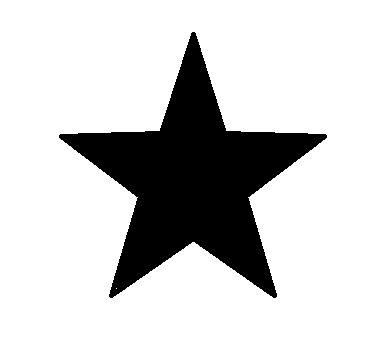
#> input picture dataset/star.png, 378 x 363 px
$ python edge_detection.py   (older library calls are emulated)
#> lines starting #> are read from the running program, lines starting #| are printed output that depends on the picture; after the words box and inside, x2 and y2 are one past the last pixel; in counts of white or black regions, pixels touching at a corner belong together
import cv2
import numpy as np

# 实例1
kernel = np.ones((5, 5), np.uint8)
img = cv2.imread('../../dataset/star.png', 1)
#> img is the input picture: shape (363, 378, 3); 81.2% white; 1 black region, box (x1, y1, x2, y2) and area: (59, 32, 327, 298) 25828
cv2.imshow('star', img)

sobel = cv2.Sobel(img, cv2.CV_64F, 1, 0, ksize=3)
sobel_x = cv2.convertScaleAbs(sobel)
#> sobel_x: shape (363, 378, 3); 1.6% white in thin lines or dots, all inside (x1, y1, x2, y2) = (58, 31, 328, 299)
cv2.imshow('sobel_x', sobel_x)

sobel = cv2.Sobel(img, cv2.CV_64F, 0, 1, ksize=3)
sobel_y = cv2.convertScaleAbs(sobel)
cv2.imshow('sobel_y', sobel_y)

# x与y方向的梯度相加
sobel_xy = cv2.addWeighted(sobel_x, 0.5, sobel_y, 0.5, 0)
cv2.imshow('sobel_xy', sobel_xy)

# 不建议直接令x,y=1
sobel_x1y1 = cv2.Sobel(img, cv2.CV_64F, 1, 1)
cv2.imshow('sobel_x1y1', sobel_x1y1)
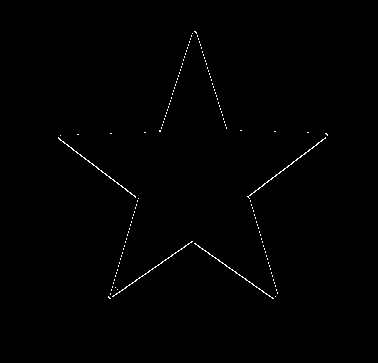
#> window 'sobel_x1y1': shape (363, 378, 3); 0.54% white in thin lines or dots, all inside (x1, y1, x2, y2) = (58, 31, 328, 299)
cv2.waitKey(0)
cv2.destroyAllWindows()

# 实例2
hua = cv2.imread('../../dataset/hua.jpg', 0)
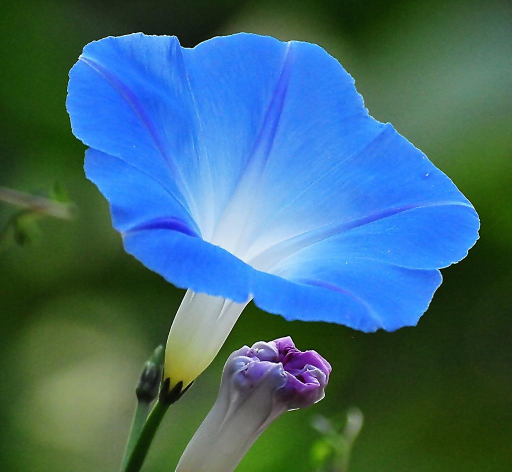
#> input picture dataset/hua.jpg, 1024 x 943 px (shown at 1/2 size)
#> hua: shape (943, 1024); min 0, max 255, mean 93.7
hua = cv2.resize(hua, (0, 0), None, 0.5, 0.5)
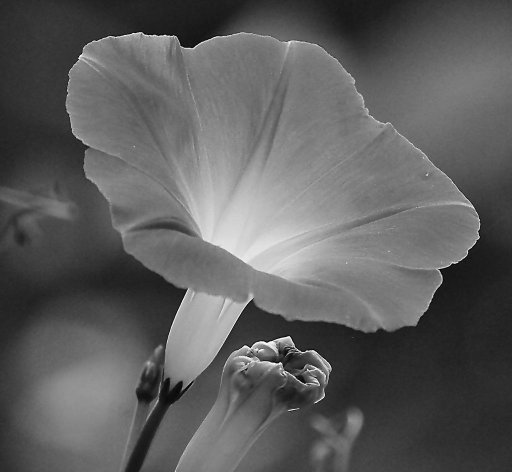
#> hua: shape (472, 512); min 5, max 252, mean 93.8
cv2.imshow('hua', hua)

hua_x = cv2.Sobel(hua, -1, 0, 1, ksize=3)
hua_y = cv2.Sobel(hua, -1, 1, 0, ksize=3)
hua_x = cv2.convertScaleAbs(hua_x)
hua_y = cv2.convertScaleAbs(hua_y)
hua_xy = cv2.addWeighted(hua_x, 0.5, hua_y, 0.5, 0)
cv2.imshow('hua_xy', hua_xy)

# 用CV_64F做会更明显
hua_x = cv2.Sobel(hua, cv2.CV_64F, 0, 1, ksize=3)
hua_y = cv2.Sobel(hua, cv2.CV_64F, 1, 0, ksize=3)
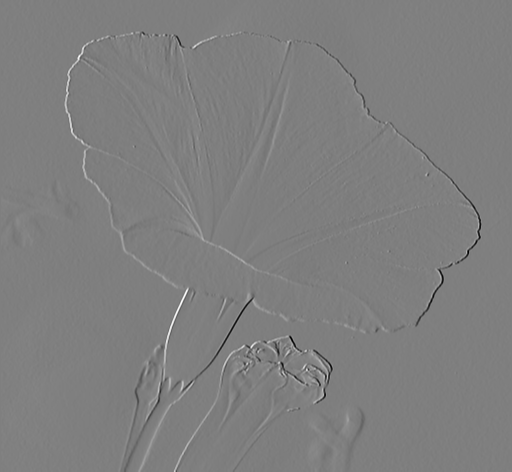
#> hua_y: shape (472, 512) float64; min -770, max 773, mean 0.2; drawn with min black and max white
hua_x = cv2.convertScaleAbs(hua_x)
hua_y = cv2.convertScaleAbs(hua_y)
hua_xy = cv2.addWeighted(hua_x, 0.5, hua_y, 0.5, 0)
cv2.imshow('hua_xy_64F', hua_xy)
cv2.waitKey(0)
cv2.destroyAllWindows()

# Sobel:Gx  [ -1  0   1                 Gy  [   -1  -2  -1
#             -2  0   2                         0   0   0
#             -1  0   1   ]                     1   2   1   ]

# scharr：更敏感
# Scharr:  [  -3  0   3                 Gy  [  -3  -10  -3
#            -10  0  10                         0   0    0
#             -3  0   3   ]                     3   10   3   ]

# laplacian     [   0   -1  0
#                   -1  4   -1
#                   0   -1  0   ]

hua_x = cv2.Scharr(hua, cv2.CV_64F, 0, 1)
hua_y = cv2.Scharr(hua, cv2.CV_64F, 1, 0)
hua_x = cv2.convertScaleAbs(hua_x)
hua_y = cv2.convertScaleAbs(hua_y)
hua_xy = cv2.addWeighted(hua_x, 0.5, hua_y, 0.5, 0)
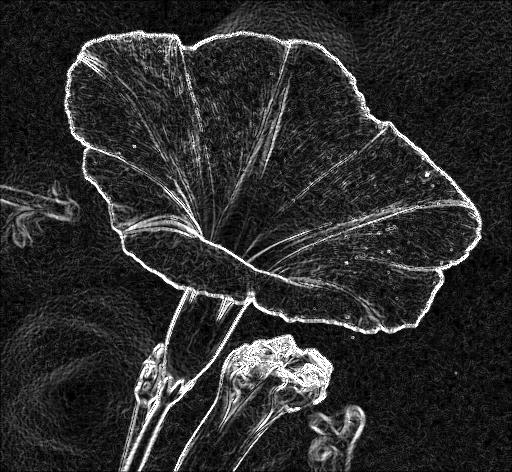
#> hua_xy: shape (472, 512); min 0, max 255, mean 44.8
cv2.imshow('hua_xy_Scharr', hua_xy)
cv2.waitKey(0)
cv2.destroyAllWindows()

hua_x = cv2.Laplacian(hua, cv2.CV_64F)
hua_y = cv2.Laplacian(hua, cv2.CV_64F)
hua_x = cv2.convertScaleAbs(hua_x)
hua_y = cv2.convertScaleAbs(hua_y)
hua_xy = cv2.addWeighted(hua_x, 0.5, hua_y, 0.5, 0)
cv2.imshow('hua_xy_Laplacian', hua_xy)
cv2.waitKey(0)
cv2.destroyAllWindows()


# canny 边缘检测
# 1，高斯滤波器
# 2，计算每个像素点的梯度和方向
# 3，非极大值抑制
# 4，双阈值检测，确定真实和潜在边缘
# 5，抑制孤立弱边缘

hua = cv2.imread('../../dataset/hua.jpg', 0)
hua = cv2.resize(hua, (0, 0), None, 0.5, 0.5)
cv2.imshow('hua', hua)

v1 = cv2.Canny(hua, 80, 150)
#> v1: shape (472, 512); 2.2% white in thin lines or dots, all inside (x1, y1, x2, y2) = (65, 31, 481, 472)
v2 = cv2.Canny(hua, 50, 100)
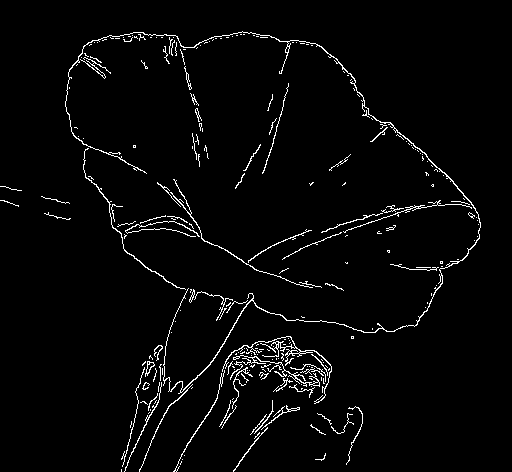
#> v2: shape (472, 512); 2.9% white in thin lines or dots, all inside (x1, y1, x2, y2) = (0, 31, 481, 472)

res = np.hstack((v1, v2))
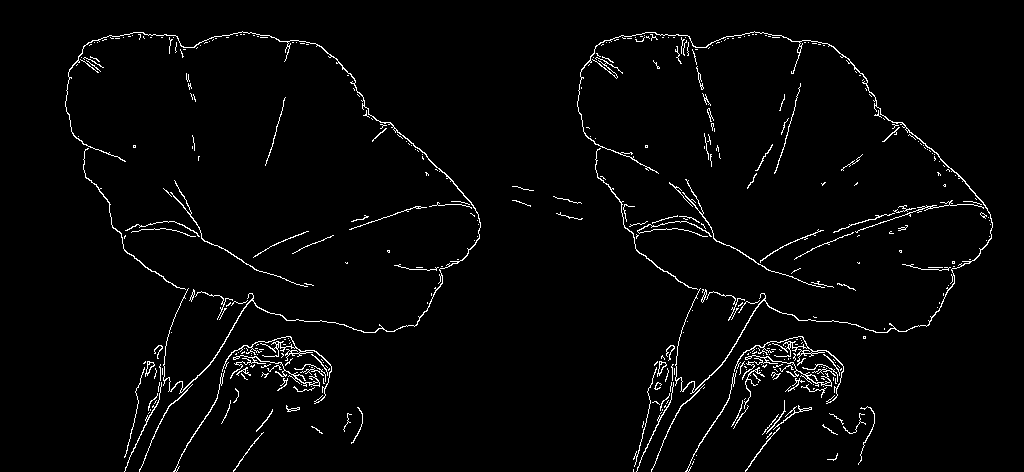
#> res: shape (472, 1024); 2.6% white in thin lines or dots, all inside (x1, y1, x2, y2) = (65, 31, 993, 472)
cv2.imshow('res', res)
cv2.waitKey(0)
cv2.destroyAllWindows()
